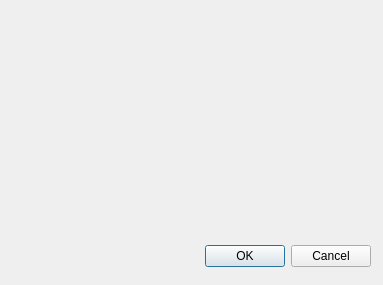
<?xml version="1.0" encoding="UTF-8"?>
<ui version="4.0">
 <class>aaaaa</class>
 <widget class="QDialog" name="aaaaa">
  <property name="geometry">
   <rect>
    <x>0</x>
    <y>0</y>
    <width>383</width>
    <height>285</height>
   </rect>
  </property>
  <property name="windowTitle">
   <string>Dialog</string>
  </property>
  <widget class="QDialogButtonBox" name="buttonBox">
   <property name="geometry">
    <rect>
     <x>30</x>
     <y>240</y>
     <width>341</width>
     <height>32</height>
    </rect>
   </property>
   <property name="orientation">
    <enum>Qt::Horizontal</enum>
   </property>
   <property name="standardButtons">
    <set>QDialogButtonBox::Cancel|QDialogButtonBox::Ok</set>
   </property>
  </widget>
 </widget>
 <resources/>
 <connections>
  <connection>
   <sender>buttonBox</sender>
   <signal>accepted()</signal>
   <receiver>aaaaa</receiver>
   <slot>accept()</slot>
   <hints>
    <hint type="sourcelabel">
     <x>248</x>
     <y>254</y>
    </hint>
    <hint type="destinationlabel">
     <x>157</x>
     <y>274</y>
    </hint>
   </hints>
  </connection>
  <connection>
   <sender>buttonBox</sender>
   <signal>rejected()</signal>
   <receiver>aaaaa</receiver>
   <slot>reject()</slot>
   <hints>
    <hint type="sourcelabel">
     <x>316</x>
     <y>260</y>
    </hint>
    <hint type="destinationlabel">
     <x>286</x>
     <y>274</y>
    </hint>
   </hints>
  </connection>
 </connections>
</ui>
